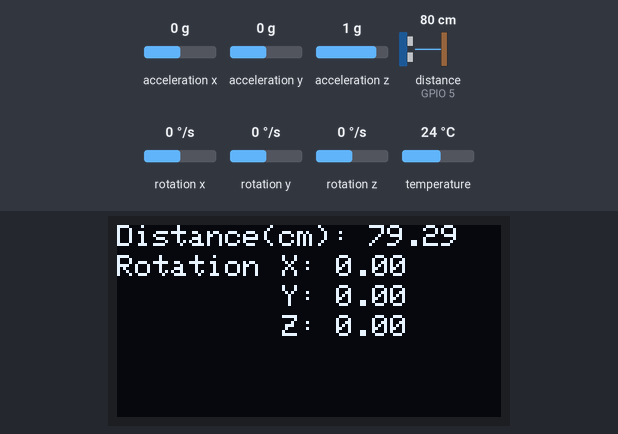
The program below on a simulated ESP32. On the bench: 128×64 one-colour display. Wiring (inferred from the names in the program): ultrasonic range finder: trigger GPIO 18; echo GPIO 5. Inputs (shaded band) come from the test bench; at power-on: distance to the obstacle (sensor on GPIO 5) 80 cm, rotation x 0 °/s, rotation y 0 °/s, rotation z 0 °/s, acceleration x 0 g, acceleration y 0 g, acceleration z 1 g, temperature 24 °C. The echo pulse lasts 58.3 µs per cm.

Above: at 1.2 s.
1.3 s: distance to the obstacle (sensor on GPIO 5) set to 2 cm
At 2.0 s:
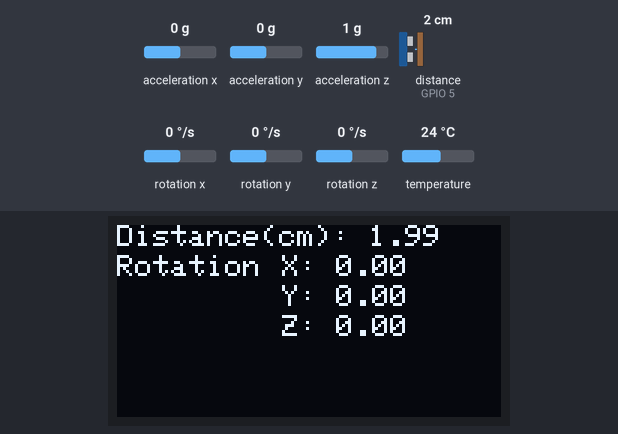
3.0 s: rotation x set to -192 °/s
At 3.6 s:
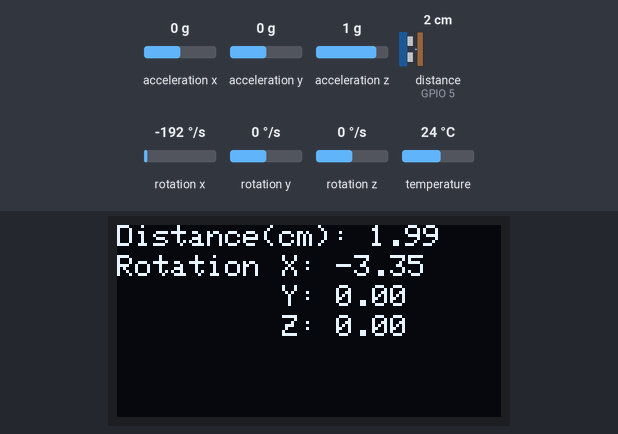
4.5 s: rotation y set to -192 °/s
At 4.9 s:
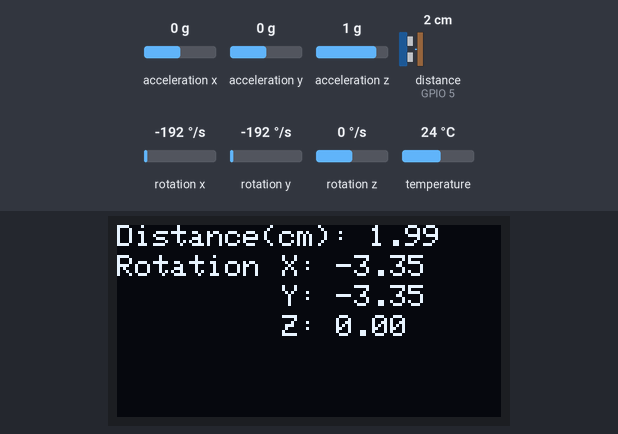
6.0 s: rotation z set to -192 °/s
At 6.5 s:
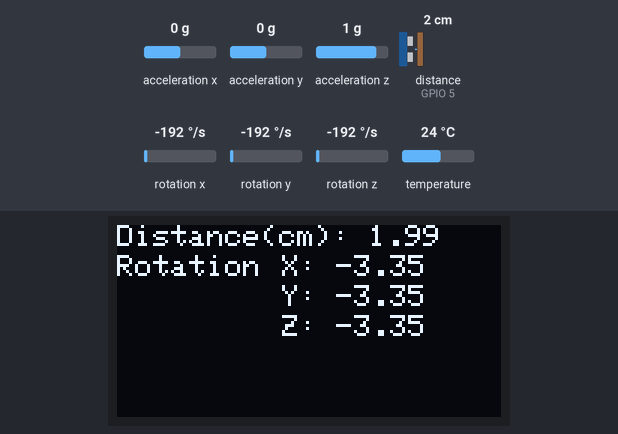
7.5 s: distance to the obstacle (sensor on GPIO 5) set to 4 cm
At 8.7 s:
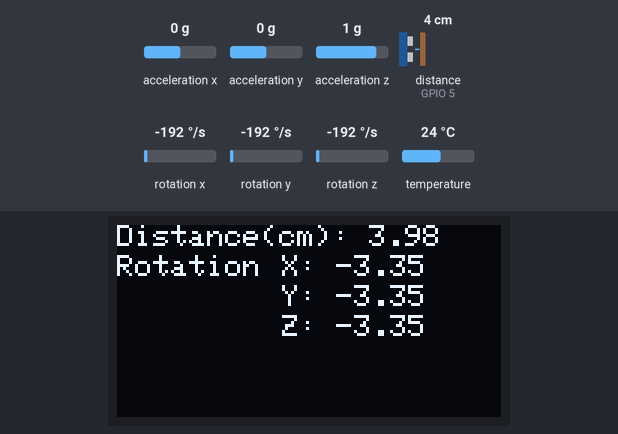
9.0 s: distance to the obstacle (sensor on GPIO 5) set to 9 cm
At 10.1 s:
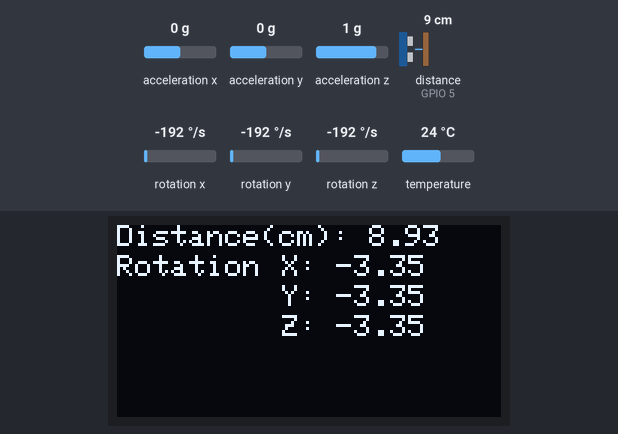
Timing chart, 0 to 11.6 s (numbered marks = the images above; inputs shaded):
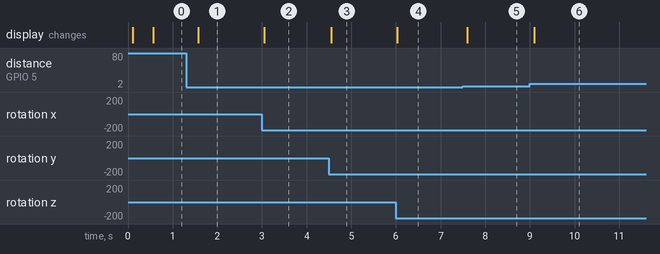

The program:

main.cpp
```cpp
#include <Arduino.h>
#include <SPI.h>
#include <Wire.h>
#include <Adafruit_MPU6050.h>
#include <Adafruit_I2CDevice.h>
#include <Adafruit_GFX.h>
#include <Adafruit_SSD1306.h>

//define sound speed in cm/uS
#define SOUND_SPEED 0.034
#define CM_TO_INCH 0.393701
// Set size of OLED display
#define SCREEN_WIDTH 128
#define SCREEN_HEIGHT 64

// Set global variables
const unsigned long intervalT1 = 250; // MPU interval
unsigned long previousT1 = 0;
const unsigned long intervalT2 = 500; // HC-SR04 interval
unsigned long previousT2 = 0;
long duration;
float distanceCm = 0.0;

// Set Pins for HC-SR04
const int trigPin1 = 18;
const int echoPin1 = 5;

Adafruit_MPU6050 mpu;
Adafruit_SSD1306 display(SCREEN_WIDTH, SCREEN_HEIGHT, &Wire, -1);


float getDistance(int trigPin, int echoPin) {
  float dCm;
  digitalWrite(trigPin, LOW);
  delayMicroseconds(2);
  digitalWrite(trigPin, HIGH);
  delayMicroseconds(10);
  digitalWrite(trigPin, LOW);
  // Reads the echoPin, returns the sound wave travel time in microseconds
  duration = pulseIn(echoPin, HIGH);
  // Calculate the distance
  dCm = duration * SOUND_SPEED/2;
  return dCm;
}

void setup() {
  // Configure the HC-SR04 pins
  pinMode(trigPin1, OUTPUT);
  pinMode(echoPin1, INPUT);
  // Initialize Serial Terminal
  Serial.begin(115200);

   // Try to initialize the MPU6050 sensor
  if (!mpu.begin()) {
    Serial.println("Failed to find MPU6050 chip");
    while (1) {
      delay(10);
    }
  } else {
    mpu.setAccelerometerRange(MPU6050_RANGE_8_G);
    mpu.setGyroRange(MPU6050_RANGE_500_DEG);
    mpu.setFilterBandwidth(MPU6050_BAND_21_HZ);
  }

  // Try to initialize the OLED display
  if (!display.begin(SSD1306_SWITCHCAPVCC, 0x3C)) {
    Serial.println("Failed to find OLED display");
    while(1) {
      delay(10);
    }
  } else {
    display.clearDisplay();
    display.display();
    display.setTextColor(WHITE);
    display.setCursor(0, 0);
    display.display();
  }
}

void loop() {
  // Updates time on every loop pass
  unsigned long currentTime = millis();

  sensors_event_t a, g, temp;
  mpu.getEvent(&a, &g, &temp);

  // Get the current distance
  if (currentTime - previousT2 >= intervalT2) {
    distanceCm = getDistance(trigPin1, echoPin1);
    // Update the timing for the next time around
    previousT2 = currentTime;
  }
  //Serial.println(distanceCm);
  // Output all the crap we have now...
  display.clearDisplay();
  display.setCursor(0,0);
  display.print("Distance(cm): ");
  display.print(distanceCm);
  display.setCursor(0,10);
  display.print("Rotation ");
  display.setCursor(55,10);
  display.print("X: ");
  display.print(g.gyro.x);
  display.setCursor(55,20);
  display.print("Y: ");
  display.print(g.gyro.y);
  display.setCursor(55,30);
  display.print("Z: ");
  display.print(g.gyro.z);
  display.display();
}
```

Measured:
- after the input at 1.3 s, the display: changes after 0.27 s (image 1)
- after the input at 3.0 s, the display: changes after 0.05 s (image 2)
- after the input at 4.5 s, the display: changes after 0.05 s (image 3)
- after the input at 6.0 s, the display: changes at once (image 4)
- after the input at 7.5 s, the display: changes after 0.09 s (image 5)
- after the input at 9.0 s, the display: changes after 0.10 s (image 6)
